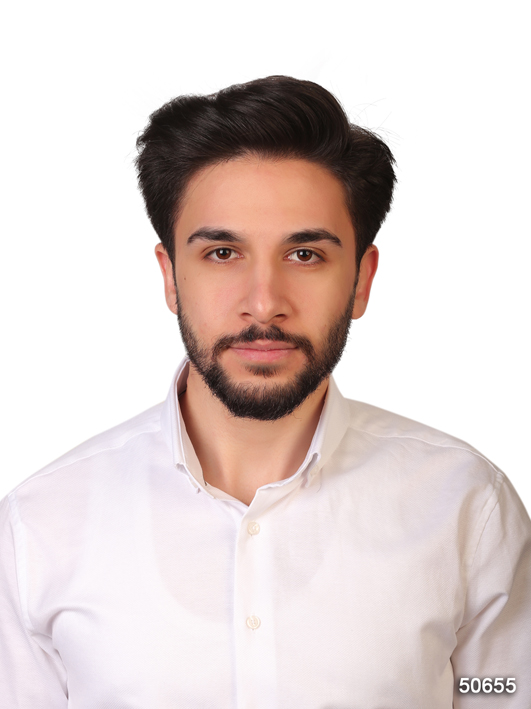
#> input picture resim_video_islemleri/resim.jpg, 531 x 709 px, found by its file name
$ python color_space.py
#> lines starting #> are read from the running program, lines starting #| are printed output that depends on the picture
#renkleri rgb , hsv , gray scale yapicaz. Çok önemli

import cv2
img  = cv2.imread("resim.jpg")   #okurken bgr okur
#> img is the input picture: shape (709, 531, 3); mean B, G, R 209, 211.4, 224

rgb = cv2.cvtColor(img , cv2.COLOR_BGR2RGB) # bgr -> rgb olur
hsv = cv2.cvtColor(img , cv2.COLOR_BGR2HSV)
#> hsv: shape (709, 531, 3); mean H, S, V 45.5, 25.7, 224.1
gray = cv2.cvtColor(img , cv2.COLOR_BGR2GRAY)
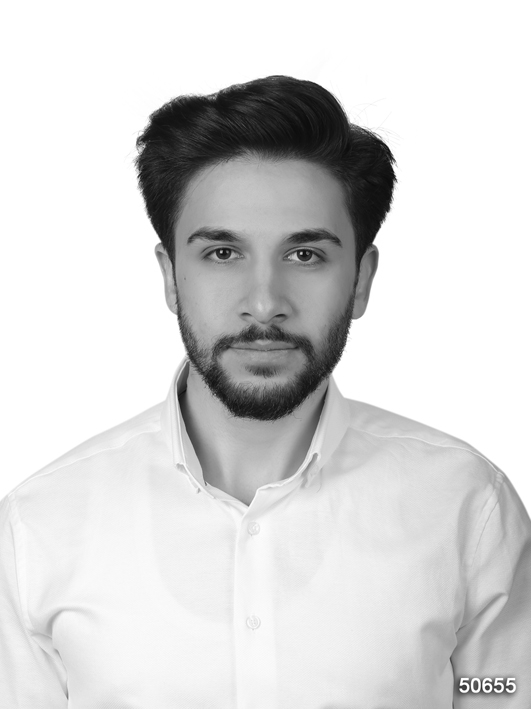
#> gray: shape (709, 531); min 11, max 255, mean 214.9


cv2.imshow("real" , img)
cv2.imshow("rgb" , rgb)
cv2.imshow("hsv" , hsv)
cv2.imshow("gray" , gray)


#video için yapalım.

#videoCapture
#okuma kısmı
#frame = gray scale falan yap.

cv2.waitKey(0)
cv2.destroyAllWindows()
